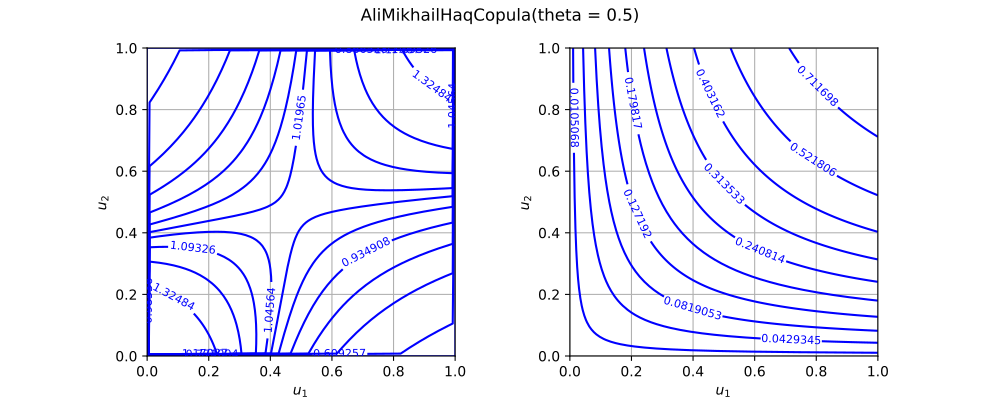

This chart was generated by the following Python code:
import openturns as ot
from matplotlib import pyplot as plt
from openturns.viewer import View
if (ot.AliMikhailHaqCopula().__class__.__name__=='SklarCopula'):
  myStudent = ot.Student(3.0, [1.0]*2, [3.0]*2, ot.CorrelationMatrix(2))
  copula =  ot.SklarCopula(myStudent)
else:
  copula = ot.AliMikhailHaqCopula()
if copula.getDimension() == 1:
    copula = ot.AliMikhailHaqCopula(2)
copula.setDescription(['$u_1$', '$u_2$'])
pdf_graph = copula.drawPDF()
cdf_graph = copula.drawCDF()
fig = plt.figure(figsize=(10, 4))
plt.suptitle(str(copula))
pdf_axis = fig.add_subplot(121)
cdf_axis = fig.add_subplot(122)
View(pdf_graph, figure=fig, axes=[pdf_axis], add_legend=False)
View(cdf_graph, figure=fig, axes=[cdf_axis], add_legend=False)
pdf_axis.set_aspect('equal')
cdf_axis.set_aspect('equal')
